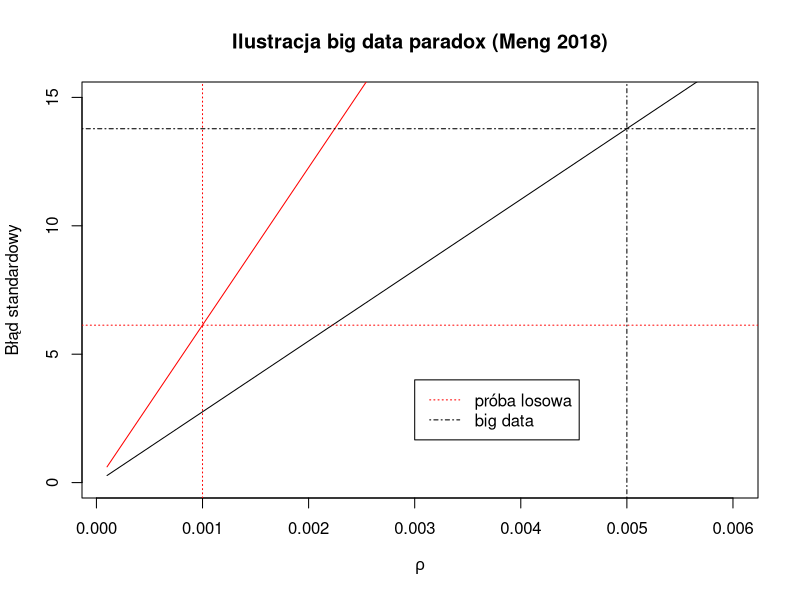

R code for this plot:
## ---- chunk 1
N <- 38e6
f_share <- 0.8
bias <- function(x, n_size=N*f_share, D0=(1-f_share)/f_share) sqrt(n_size)*sqrt(D0*x^2 /(1-D0*x^2))
curve(
  expr = bias,
  from = 0.0001,
  to = 0.006,
  ylab = "Błąd standardowy",
  xlab = expression(rho),
  ylim = c(0, 15),
  main = "Ilustracja big data paradox (Meng 2018)"
)

f_share <- 0.01
bias <- function(x, n_size=N*f_share, D0=(1-f_share)/f_share) sqrt(n_size)*sqrt(D0*x^2 /(1-D0*x^2))
curve(
  expr = bias,
  from = 0.0001,
  to = 0.006,
  add = T,
  col = "red"
)
abline(v = 0.001, h = 6.13, lty = 3, col = "red")
abline(v = 0.005, h = 13.78, lty = 4, col = "black")
legend(x = 0.003, y = 4, legend = c("próba losowa", "big data"), lty = 3:4, col = c("red", "black"))
